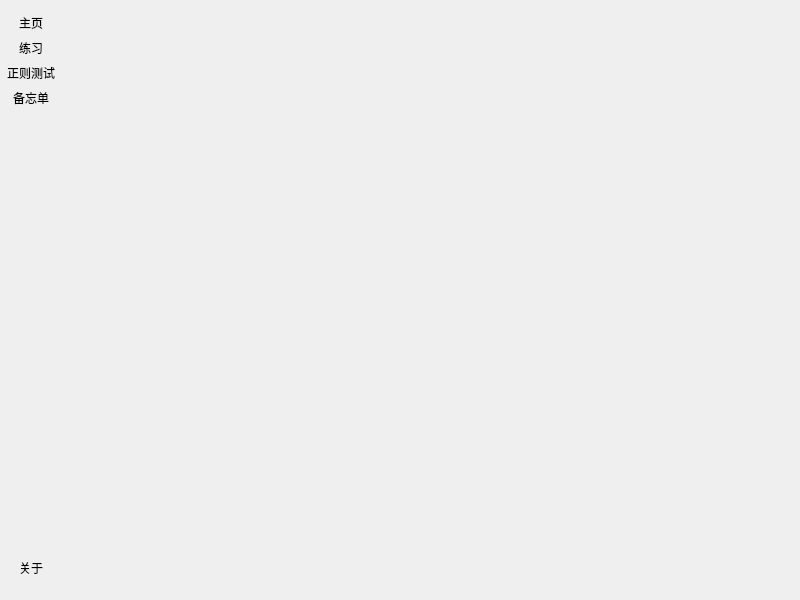
<?xml version="1.0" encoding="UTF-8"?>
<ui version="4.0">
 <class>MainWindow</class>
 <widget class="QMainWindow" name="MainWindow">
  <property name="geometry">
   <rect>
    <x>0</x>
    <y>0</y>
    <width>800</width>
    <height>600</height>
   </rect>
  </property>
  <property name="windowTitle">
   <string>Regex Learning</string>
  </property>
  <property name="windowIcon">
   <iconset resource="../res/res.qrc">
    <normaloff>:/img/img/RegexIcon.png</normaloff>:/img/img/RegexIcon.png</iconset>
  </property>
  <property name="windowOpacity">
   <double>10.000000000000000</double>
  </property>
  <property name="iconSize">
   <size>
    <width>150</width>
    <height>150</height>
   </size>
  </property>
  <widget class="QWidget" name="centralwidget">
   <layout class="QFormLayout" name="formLayout">
    <property name="horizontalSpacing">
     <number>0</number>
    </property>
    <property name="verticalSpacing">
     <number>0</number>
    </property>
    <property name="leftMargin">
     <number>0</number>
    </property>
    <property name="topMargin">
     <number>0</number>
    </property>
    <property name="rightMargin">
     <number>0</number>
    </property>
    <property name="bottomMargin">
     <number>0</number>
    </property>
    <item row="0" column="0">
     <widget class="QWidget" name="widgetSideBar" native="true">
      <property name="sizePolicy">
       <sizepolicy hsizetype="Preferred" vsizetype="Expanding">
        <horstretch>0</horstretch>
        <verstretch>0</verstretch>
       </sizepolicy>
      </property>
      <layout class="QGridLayout" name="gridLayout_2">
       <property name="leftMargin">
        <number>0</number>
       </property>
       <property name="topMargin">
        <number>10</number>
       </property>
       <property name="rightMargin">
        <number>0</number>
       </property>
       <property name="bottomMargin">
        <number>20</number>
       </property>
       <property name="verticalSpacing">
        <number>0</number>
       </property>
       <item row="0" column="0">
        <layout class="QGridLayout" name="gridLayout_SideBar">
         <property name="sizeConstraint">
          <enum>QLayout::SetDefaultConstraint</enum>
         </property>
         <property name="horizontalSpacing">
          <number>0</number>
         </property>
         <item row="3" column="0">
          <widget class="QToolButton" name="btnCheatSheet">
           <property name="sizePolicy">
            <sizepolicy hsizetype="Minimum" vsizetype="Fixed">
             <horstretch>0</horstretch>
             <verstretch>0</verstretch>
            </sizepolicy>
           </property>
           <property name="mouseTracking">
            <bool>false</bool>
           </property>
           <property name="text">
            <string>备忘单</string>
           </property>
           <property name="icon">
            <iconset resource="../res/res.qrc">
             <normaloff>:/svg/svg/cheatSheet.svg</normaloff>:/svg/svg/cheatSheet.svg</iconset>
           </property>
           <property name="iconSize">
            <size>
             <width>40</width>
             <height>40</height>
            </size>
           </property>
           <property name="checkable">
            <bool>true</bool>
           </property>
           <property name="autoExclusive">
            <bool>true</bool>
           </property>
           <property name="toolButtonStyle">
            <enum>Qt::ToolButtonTextUnderIcon</enum>
           </property>
           <property name="autoRaise">
            <bool>true</bool>
           </property>
          </widget>
         </item>
         <item row="4" column="0">
          <spacer name="verticalSpacer">
           <property name="orientation">
            <enum>Qt::Vertical</enum>
           </property>
           <property name="sizeHint" stdset="0">
            <size>
             <width>20</width>
             <height>40</height>
            </size>
           </property>
          </spacer>
         </item>
         <item row="0" column="0">
          <widget class="QToolButton" name="btnHome">
           <property name="sizePolicy">
            <sizepolicy hsizetype="Preferred" vsizetype="Fixed">
             <horstretch>0</horstretch>
             <verstretch>0</verstretch>
            </sizepolicy>
           </property>
           <property name="autoFillBackground">
            <bool>false</bool>
           </property>
           <property name="text">
            <string>主页</string>
           </property>
           <property name="icon">
            <iconset resource="../res/res.qrc">
             <normaloff>:/svg/svg/homePage.svg</normaloff>:/svg/svg/homePage.svg</iconset>
           </property>
           <property name="iconSize">
            <size>
             <width>40</width>
             <height>40</height>
            </size>
           </property>
           <property name="checkable">
            <bool>true</bool>
           </property>
           <property name="autoExclusive">
            <bool>true</bool>
           </property>
           <property name="toolButtonStyle">
            <enum>Qt::ToolButtonTextUnderIcon</enum>
           </property>
           <property name="autoRaise">
            <bool>true</bool>
           </property>
          </widget>
         </item>
         <item row="1" column="0">
          <widget class="QToolButton" name="btnPrac">
           <property name="sizePolicy">
            <sizepolicy hsizetype="Preferred" vsizetype="Fixed">
             <horstretch>0</horstretch>
             <verstretch>0</verstretch>
            </sizepolicy>
           </property>
           <property name="layoutDirection">
            <enum>Qt::LeftToRight</enum>
           </property>
           <property name="autoFillBackground">
            <bool>false</bool>
           </property>
           <property name="text">
            <string>练习</string>
           </property>
           <property name="icon">
            <iconset resource="../res/res.qrc">
             <normaloff>:/svg/svg/Practice.svg</normaloff>:/svg/svg/Practice.svg</iconset>
           </property>
           <property name="iconSize">
            <size>
             <width>40</width>
             <height>40</height>
            </size>
           </property>
           <property name="checkable">
            <bool>true</bool>
           </property>
           <property name="checked">
            <bool>false</bool>
           </property>
           <property name="autoRepeat">
            <bool>false</bool>
           </property>
           <property name="autoExclusive">
            <bool>true</bool>
           </property>
           <property name="toolButtonStyle">
            <enum>Qt::ToolButtonTextUnderIcon</enum>
           </property>
           <property name="autoRaise">
            <bool>true</bool>
           </property>
           <property name="arrowType">
            <enum>Qt::NoArrow</enum>
           </property>
          </widget>
         </item>
         <item row="2" column="0">
          <widget class="QToolButton" name="btnRegexTest">
           <property name="mouseTracking">
            <bool>false</bool>
           </property>
           <property name="text">
            <string>正则测试</string>
           </property>
           <property name="icon">
            <iconset resource="../res/res.qrc">
             <normaloff>:/svg/svg/RegexTest.svg</normaloff>:/svg/svg/RegexTest.svg</iconset>
           </property>
           <property name="iconSize">
            <size>
             <width>40</width>
             <height>40</height>
            </size>
           </property>
           <property name="checkable">
            <bool>true</bool>
           </property>
           <property name="autoExclusive">
            <bool>true</bool>
           </property>
           <property name="toolButtonStyle">
            <enum>Qt::ToolButtonTextUnderIcon</enum>
           </property>
           <property name="autoRaise">
            <bool>true</bool>
           </property>
          </widget>
         </item>
         <item row="5" column="0">
          <widget class="QToolButton" name="btnAbout">
           <property name="sizePolicy">
            <sizepolicy hsizetype="Expanding" vsizetype="Fixed">
             <horstretch>0</horstretch>
             <verstretch>0</verstretch>
            </sizepolicy>
           </property>
           <property name="mouseTracking">
            <bool>false</bool>
           </property>
           <property name="text">
            <string>关于</string>
           </property>
           <property name="icon">
            <iconset resource="../res/res.qrc">
             <normaloff>:/svg/svg/about.svg</normaloff>:/svg/svg/about.svg</iconset>
           </property>
           <property name="iconSize">
            <size>
             <width>40</width>
             <height>40</height>
            </size>
           </property>
           <property name="checkable">
            <bool>true</bool>
           </property>
           <property name="autoExclusive">
            <bool>true</bool>
           </property>
           <property name="toolButtonStyle">
            <enum>Qt::ToolButtonTextUnderIcon</enum>
           </property>
           <property name="autoRaise">
            <bool>true</bool>
           </property>
          </widget>
         </item>
        </layout>
       </item>
      </layout>
     </widget>
    </item>
    <item row="0" column="1">
     <widget class="QStackedWidget" name="stackedWidget">
      <property name="currentIndex">
       <number>-1</number>
      </property>
     </widget>
    </item>
   </layout>
  </widget>
 </widget>
 <resources>
  <include location="../res/res.qrc"/>
 </resources>
 <connections/>
</ui>
